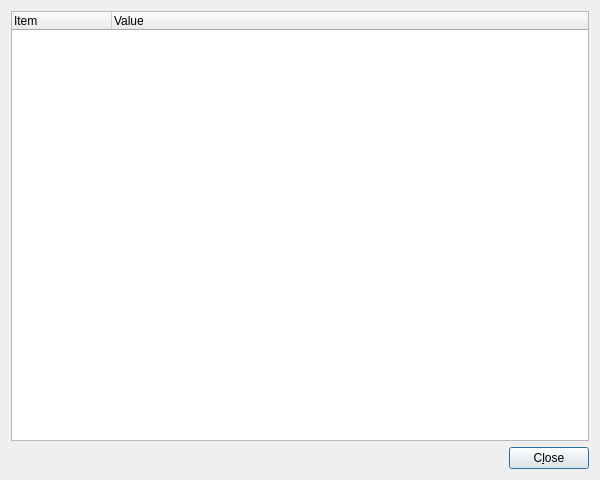
<ui version="4.0" >
 <author></author>
 <comment>*********************************************************************
**
** Copyright (C) 2013 Digia Plc and/or its subsidiary(-ies).
** Contact: http://www.qt-project.org/legal
**
** This file is part of the tools applications of the Qt Toolkit.
**
** $QT_BEGIN_LICENSE:LGPL$
** Commercial License Usage
** Licensees holding valid commercial Qt licenses may use this file in
** accordance with the commercial license agreement provided with the
** Software or, alternatively, in accordance with the terms contained in
** a written agreement between you and Digia.  For licensing terms and
** conditions see http://qt.digia.com/licensing.  For further information
** use the contact form at http://qt.digia.com/contact-us.
**
** GNU Lesser General Public License Usage
** Alternatively, this file may be used under the terms of the GNU Lesser
** General Public License version 2.1 as published by the Free Software
** Foundation and appearing in the file LICENSE.LGPL included in the
** packaging of this file.  Please review the following information to
** ensure the GNU Lesser General Public License version 2.1 requirements
** will be met: http://www.gnu.org/licenses/old-licenses/lgpl-2.1.html.
**
** In addition, as a special exception, Digia gives you certain additional
** rights.  These rights are described in the Digia Qt LGPL Exception
** version 1.1, included in the file LGPL_EXCEPTION.txt in this package.
**
** GNU General Public License Usage
** Alternatively, this file may be used under the terms of the GNU
** General Public License version 3.0 as published by the Free Software
** Foundation and appearing in the file LICENSE.GPL included in the
** packaging of this file.  Please review the following information to
** ensure the GNU General Public License version 3.0 requirements will be
** met: http://www.gnu.org/copyleft/gpl.html.
**
**
** $QT_END_LICENSE$
**
*********************************************************************</comment>
 <exportmacro></exportmacro>
 <class>ControlInfo</class>
 <widget class="QDialog" name="ControlInfo" >
  <property name="geometry" >
   <rect>
    <x>0</x>
    <y>0</y>
    <width>600</width>
    <height>480</height>
   </rect>
  </property>
  <property name="windowTitle" >
   <string>Control Details</string>
  </property>
  <layout class="QVBoxLayout" >
   <property name="margin" >
    <number>11</number>
   </property>
   <property name="spacing" >
    <number>6</number>
   </property>
   <item>
    <widget class="QTreeWidget" name="listInfo" >
     <column>
      <property name="text" >
       <string>Item</string>
      </property>
     </column>
     <column>
      <property name="text" >
       <string>Value</string>
      </property>
     </column>
    </widget>
   </item>
   <item>
    <layout class="QHBoxLayout" >
     <property name="margin" >
      <number>0</number>
     </property>
     <property name="spacing" >
      <number>6</number>
     </property>
     <item>
      <spacer>
       <property name="orientation" >
        <enum>Qt::Horizontal</enum>
       </property>
       <property name="sizeType" >
        <enum>QSizePolicy::Expanding</enum>
       </property>
       <property name="sizeHint" >
        <size>
         <width>1</width>
         <height>1</height>
        </size>
       </property>
      </spacer>
     </item>
     <item>
      <widget class="QPushButton" name="buttonClose" >
       <property name="text" >
        <string>C&amp;lose</string>
       </property>
      </widget>
     </item>
    </layout>
   </item>
  </layout>
 </widget>
 <layoutdefault spacing="6" margin="11" />
 <pixmapfunction></pixmapfunction>
 <resources/>
 <connections>
  <connection>
   <sender>buttonClose</sender>
   <signal>clicked()</signal>
   <receiver>ControlInfo</receiver>
   <slot>accept()</slot>
   <hints>
    <hint type="sourcelabel" >
     <x>536</x>
     <y>457</y>
    </hint>
    <hint type="destinationlabel" >
     <x>428</x>
     <y>449</y>
    </hint>
   </hints>
  </connection>
 </connections>
</ui>
